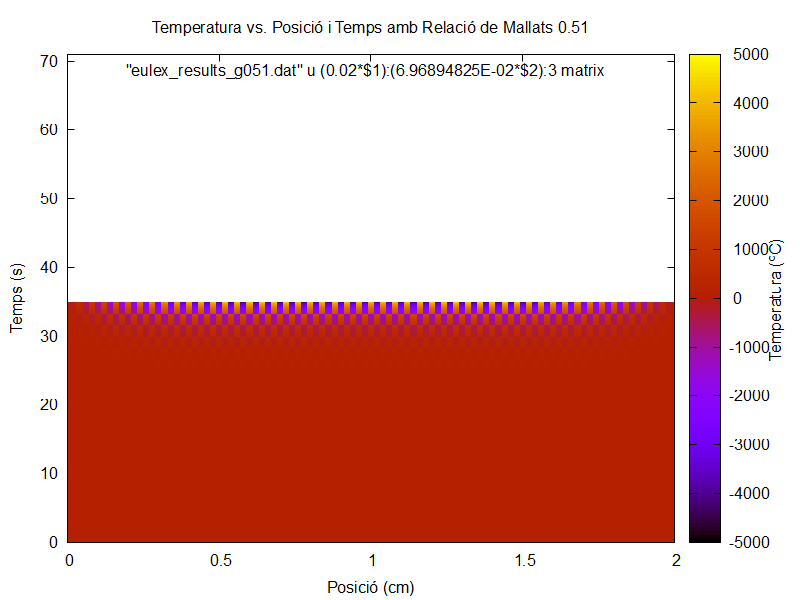

This figure's gnuplot source:
set terminal pngcairo enhanced size 800,600 font "Arial,12"
set output 'campTs_g051.png'
set title "Temperatura vs. Posició i Temps amb Relació de Mallats 0.51"
set ylabel "Temps (s)"
set xlabel "Posició (cm)"
set label 1 center rotate at screen 0.97,0.5 "Temperatura (ºC)" #Usem aquesta indicació per col·locar una etiqueta en un punt concret de la imatge. L'1 fa referència a que és l'etiqueta 1.
set xrange[0:2]
set yrange[0:71]
plot "eulex_results_g051.dat" u (0.02*$1):(6.96894825E-02*$2):3 matrix with image #Cal posar el $ per poder multiplicar per valor necessari.
set output

#La solució és inestable, el que es veu no té cap sentit.